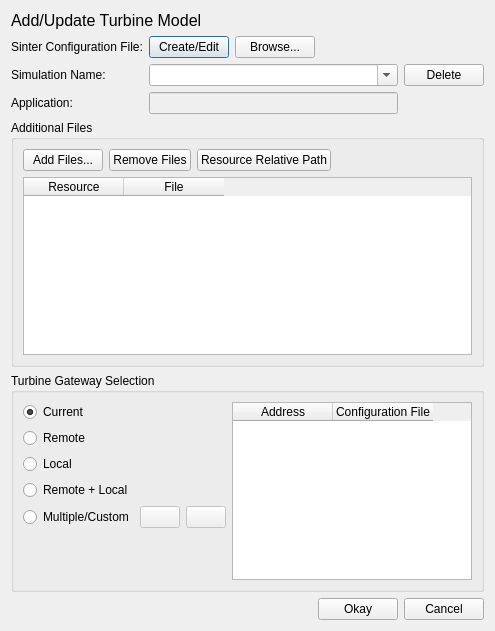
<?xml version="1.0" encoding="UTF-8"?>
<ui version="4.0">
 <class>gatewayUploadDialog</class>
 <widget class="QDialog" name="gatewayUploadDialog">
  <property name="geometry">
   <rect>
    <x>0</x>
    <y>0</y>
    <width>495</width>
    <height>631</height>
   </rect>
  </property>
  <property name="windowTitle">
   <string>Turbine Upload</string>
  </property>
  <property name="modal">
   <bool>true</bool>
  </property>
  <layout class="QVBoxLayout" name="verticalLayout_2">
   <item>
    <widget class="QLabel" name="label_5">
     <property name="font">
      <font>
       <pointsize>12</pointsize>
      </font>
     </property>
     <property name="text">
      <string>Add/Update Turbine Model</string>
     </property>
    </widget>
   </item>
   <item>
    <layout class="QGridLayout" name="gridLayout">
     <item row="1" column="0">
      <widget class="QLabel" name="label">
       <property name="text">
        <string>Simulation Name:</string>
       </property>
      </widget>
     </item>
     <item row="3" column="0">
      <widget class="QLabel" name="label_3">
       <property name="text">
        <string>Application:</string>
       </property>
      </widget>
     </item>
     <item row="0" column="2">
      <layout class="QHBoxLayout" name="horizontalLayout_3">
       <item>
        <widget class="QPushButton" name="sinterConfigGUIButton">
         <property name="toolTip">
          <string>&lt;html&gt;&lt;head/&gt;&lt;body&gt;&lt;p&gt;Edit or create a new SimSinter configuration file with the Sinter Config GUI.  This is a windows only option.&lt;/p&gt;&lt;/body&gt;&lt;/html&gt;</string>
         </property>
         <property name="text">
          <string>Create/Edit</string>
         </property>
         <property name="icon">
          <iconset resource="../icons.qrc">
           <normaloff>:/icons/icons/edit.svg</normaloff>:/icons/icons/edit.svg</iconset>
         </property>
        </widget>
       </item>
       <item>
        <widget class="QPushButton" name="configFileButton">
         <property name="palette">
          <palette>
           <active>
            <colorrole role="ButtonText">
             <brush brushstyle="SolidPattern">
              <color alpha="255">
               <red>0</red>
               <green>0</green>
               <blue>0</blue>
              </color>
             </brush>
            </colorrole>
           </active>
           <inactive>
            <colorrole role="ButtonText">
             <brush brushstyle="SolidPattern">
              <color alpha="255">
               <red>0</red>
               <green>0</green>
               <blue>0</blue>
              </color>
             </brush>
            </colorrole>
           </inactive>
           <disabled>
            <colorrole role="ButtonText">
             <brush brushstyle="SolidPattern">
              <color alpha="255">
               <red>106</red>
               <green>104</green>
               <blue>100</blue>
              </color>
             </brush>
            </colorrole>
           </disabled>
          </palette>
         </property>
         <property name="font">
          <font>
           <underline>false</underline>
          </font>
         </property>
         <property name="cursor">
          <cursorShape>PointingHandCursor</cursorShape>
         </property>
         <property name="toolTip">
          <string>Search for a sinter configuration file.</string>
         </property>
         <property name="text">
          <string>Browse...</string>
         </property>
         <property name="icon">
          <iconset>
           <normalon>:/icons/icons/search.svg</normalon>
          </iconset>
         </property>
         <property name="flat">
          <bool>false</bool>
         </property>
        </widget>
       </item>
       <item>
        <spacer name="horizontalSpacer_3">
         <property name="orientation">
          <enum>Qt::Horizontal</enum>
         </property>
         <property name="sizeHint" stdset="0">
          <size>
           <width>40</width>
           <height>20</height>
          </size>
         </property>
        </spacer>
       </item>
      </layout>
     </item>
     <item row="3" column="2">
      <widget class="QLineEdit" name="appEdit">
       <property name="enabled">
        <bool>false</bool>
       </property>
       <property name="toolTip">
        <string>Application used to run the simulation</string>
       </property>
      </widget>
     </item>
     <item row="0" column="0">
      <widget class="QLabel" name="label_2">
       <property name="text">
        <string>Sinter Configuration File:</string>
       </property>
      </widget>
     </item>
     <item row="1" column="2">
      <widget class="QComboBox" name="simNameEdit">
       <property name="toolTip">
        <string>Name of simulation on Turbine.  The drop down will show and allow the user to select existing simulations.  A new name can also be entered to create a new simulation.</string>
       </property>
       <property name="editable">
        <bool>true</bool>
       </property>
      </widget>
     </item>
     <item row="1" column="3">
      <widget class="QPushButton" name="deleteSimButton">
       <property name="toolTip">
        <string>Delete a simulation from Turbine</string>
       </property>
       <property name="text">
        <string>Delete</string>
       </property>
       <property name="icon">
        <iconset resource="../icons.qrc">
         <normaloff>:/icons/icons/delete.svg</normaloff>:/icons/icons/delete.svg</iconset>
       </property>
      </widget>
     </item>
    </layout>
   </item>
   <item>
    <widget class="QGroupBox" name="groupBox">
     <property name="title">
      <string>Additional Files</string>
     </property>
     <layout class="QVBoxLayout" name="verticalLayout">
      <item>
       <layout class="QHBoxLayout" name="horizontalLayout_2">
        <item>
         <widget class="QPushButton" name="addFileButton">
          <property name="text">
           <string>Add Files...</string>
          </property>
          <property name="icon">
           <iconset resource="../icons.qrc">
            <normaloff>:/icons/icons/add.svg</normaloff>:/icons/icons/add.svg</iconset>
          </property>
         </widget>
        </item>
        <item>
         <widget class="QPushButton" name="removeFileButton">
          <property name="text">
           <string>Remove Files</string>
          </property>
          <property name="icon">
           <iconset resource="../icons.qrc">
            <normaloff>:/icons/icons/remove.svg</normaloff>:/icons/icons/remove.svg</iconset>
          </property>
         </widget>
        </item>
        <item>
         <widget class="QPushButton" name="relpathButton">
          <property name="text">
           <string>Resource Relative Path</string>
          </property>
          <property name="icon">
           <iconset resource="../icons.qrc">
            <normaloff>:/icons/icons/subArrow.svg</normaloff>:/icons/icons/subArrow.svg</iconset>
          </property>
         </widget>
        </item>
        <item>
         <spacer name="horizontalSpacer_2">
          <property name="orientation">
           <enum>Qt::Horizontal</enum>
          </property>
          <property name="sizeHint" stdset="0">
           <size>
            <width>40</width>
            <height>20</height>
           </size>
          </property>
         </spacer>
        </item>
       </layout>
      </item>
      <item>
       <widget class="QTableWidget" name="fileTable">
        <column>
         <property name="text">
          <string>Resource</string>
         </property>
        </column>
        <column>
         <property name="text">
          <string>File</string>
         </property>
        </column>
       </widget>
      </item>
     </layout>
    </widget>
   </item>
   <item>
    <widget class="QGroupBox" name="groupBox_2">
     <property name="title">
      <string>Turbine Gateway Selection</string>
     </property>
     <layout class="QHBoxLayout" name="horizontalLayout_4">
      <item>
       <layout class="QGridLayout" name="gridLayout_2">
        <item row="2" column="0">
         <widget class="QRadioButton" name="localRadio">
          <property name="text">
           <string>Local</string>
          </property>
         </widget>
        </item>
        <item row="3" column="0">
         <widget class="QRadioButton" name="lrRadio">
          <property name="text">
           <string>Remote + Local</string>
          </property>
         </widget>
        </item>
        <item row="4" column="1">
         <widget class="QPushButton" name="addConfigButton">
          <property name="enabled">
           <bool>false</bool>
          </property>
          <property name="text">
           <string/>
          </property>
          <property name="icon">
           <iconset resource="../icons.qrc">
            <normaloff>:/icons/icons/add.svg</normaloff>:/icons/icons/add.svg</iconset>
          </property>
         </widget>
        </item>
        <item row="4" column="0">
         <widget class="QRadioButton" name="multiRadio">
          <property name="text">
           <string>Multiple/Custom</string>
          </property>
         </widget>
        </item>
        <item row="4" column="2">
         <widget class="QPushButton" name="removeConfigButton">
          <property name="enabled">
           <bool>false</bool>
          </property>
          <property name="text">
           <string/>
          </property>
          <property name="icon">
           <iconset resource="../icons.qrc">
            <normaloff>:/icons/icons/remove.svg</normaloff>:/icons/icons/remove.svg</iconset>
          </property>
         </widget>
        </item>
        <item row="1" column="0">
         <widget class="QRadioButton" name="remoteRadio">
          <property name="text">
           <string>Remote</string>
          </property>
         </widget>
        </item>
        <item row="0" column="0">
         <widget class="QRadioButton" name="currentRadio">
          <property name="text">
           <string>Current</string>
          </property>
          <property name="checked">
           <bool>true</bool>
          </property>
         </widget>
        </item>
        <item row="5" column="0">
         <spacer name="verticalSpacer">
          <property name="orientation">
           <enum>Qt::Vertical</enum>
          </property>
          <property name="sizeHint" stdset="0">
           <size>
            <width>20</width>
            <height>40</height>
           </size>
          </property>
         </spacer>
        </item>
       </layout>
      </item>
      <item>
       <widget class="QTableWidget" name="tableWidget">
        <column>
         <property name="text">
          <string>Address</string>
         </property>
        </column>
        <column>
         <property name="text">
          <string>Configuration File</string>
         </property>
        </column>
       </widget>
      </item>
     </layout>
    </widget>
   </item>
   <item>
    <layout class="QHBoxLayout" name="horizontalLayout">
     <item>
      <spacer name="horizontalSpacer">
       <property name="orientation">
        <enum>Qt::Horizontal</enum>
       </property>
       <property name="sizeHint" stdset="0">
        <size>
         <width>40</width>
         <height>20</height>
        </size>
       </property>
      </spacer>
     </item>
     <item>
      <widget class="QPushButton" name="okButton">
       <property name="text">
        <string>Okay</string>
       </property>
       <property name="icon">
        <iconset>
         <normalon>:/icons/icons/check.svg</normalon>
        </iconset>
       </property>
       <property name="iconSize">
        <size>
         <width>16</width>
         <height>16</height>
        </size>
       </property>
      </widget>
     </item>
     <item>
      <widget class="QPushButton" name="cancelButton">
       <property name="text">
        <string>Cancel</string>
       </property>
       <property name="icon">
        <iconset>
         <normalon>:/icons/icons/exit.svg</normalon>
        </iconset>
       </property>
       <property name="iconSize">
        <size>
         <width>16</width>
         <height>16</height>
        </size>
       </property>
      </widget>
     </item>
    </layout>
   </item>
  </layout>
 </widget>
 <resources>
  <include location="../icons.qrc"/>
 </resources>
 <connections/>
</ui>
